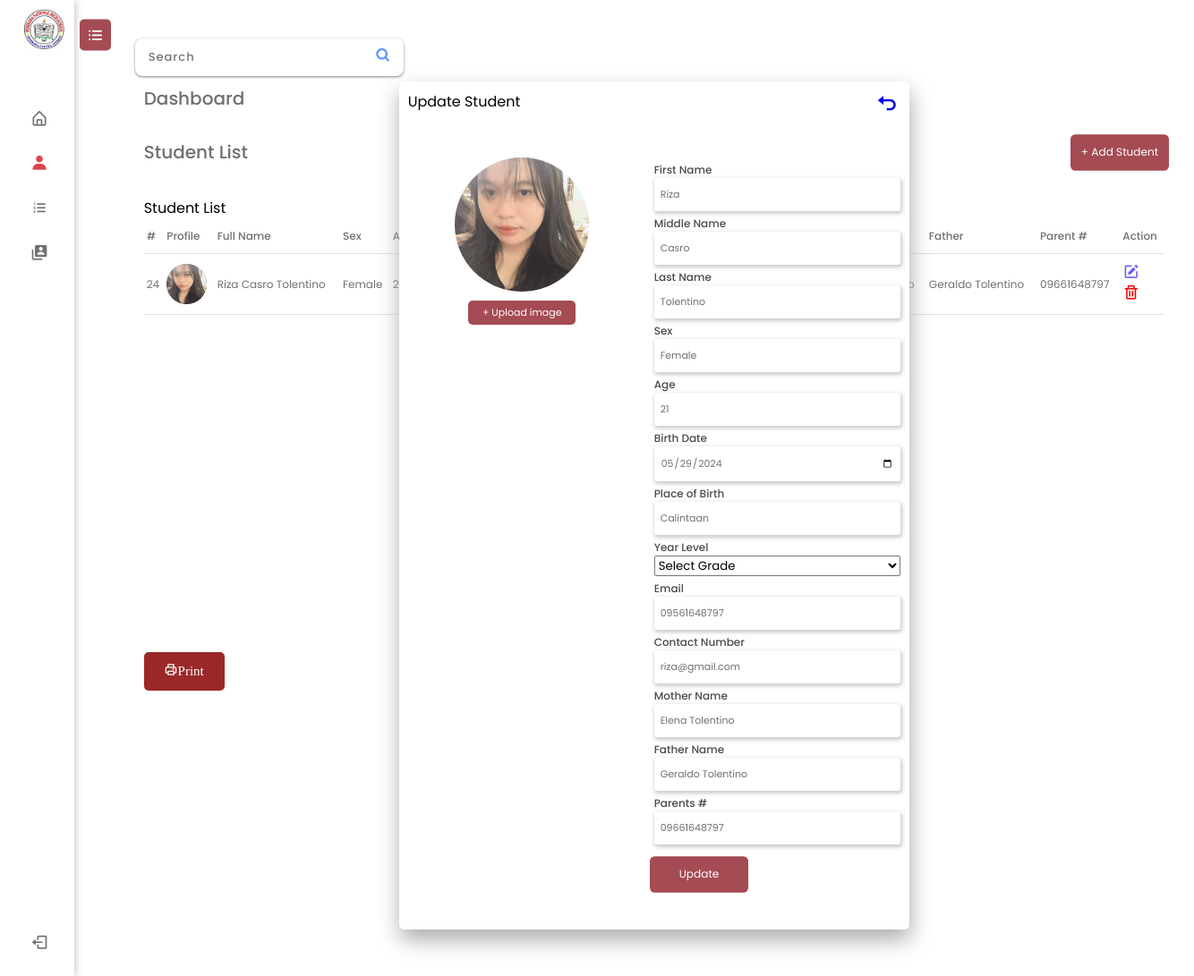
/studentedit.php?id=24, run on the app's committed database.
### tables this page shows
CREATE TABLE `students_tb` (
  `id` int(11) NOT NULL,
  `profilepic` varchar(200) NOT NULL,
  `fname` varchar(200) NOT NULL,
  `mname` varchar(200) NOT NULL,
  `lname` varchar(200) NOT NULL,
  `sex` varchar(200) NOT NULL,
  `age` varchar(200) NOT NULL,
  `BOD` varchar(100) NOT NULL,
  `POB` varchar(100) NOT NULL,
  `yearlevel` varchar(200) NOT NULL,
  `contact_num` varchar(200) NOT NULL,
  `email` varchar(200) NOT NULL,
  `mothername` varchar(200) NOT NULL,
  `fathername` varchar(200) NOT NULL,
  `mother_contact` varchar(200) NOT NULL,
  `father_contact` varchar(200) NOT NULL
);

### studentedit.php (the view, shortened to what this page needs)
<?php
include_once("connection.php");
$id = $_GET['id'];
$data = "SELECT * FROM students_tb WHERE id ='$id'";
$list = $conn->query($data);
$listrow = $list->fetch_assoc();
?>
<!DOCTYPE html>
<html lang="en">
<head>
    <link rel="stylesheet" href="style/style.css">
    <link href='https://unpkg.com/boxicons@2.1.4/css/boxicons.min.css' rel='stylesheet'>
    <link href='https://unpkg.com/boxicons@2.1.4/dist/boxicons.js' rel='stylesheet'>
</head>
<body>
     <nav class="sidebar close">
        <header>
            <div class="image-text">
                 <span class="image">
                 <img src="image/logo.jpg" alt="" width="45">
                </span>
             </div>
      <i class='bx bx-list-ul toggle'></i>
        </header>
        <div class="menu-bar">
            <div class="menu">
                <li class="nav-links">
                    <a href="dashboard.php">
                        <i class='bx bx-home-alt icon'></i>
                    </a>
                   </li>
                  <ul class="menu-links">
                       <li class="nav-links active">
                        <a href="studentdash.php">
                            <i class='bx bxs-user icon'></i>
                        </a>
                       </li>
                       <li class="nav-links">
                        <a href="yearlevel.php">
                            <i class='bx bx-list-ol icon'></i>
                        </a>
                       </li>
                       <li class="nav-links">
                        <a href="accountdash.php">
                            <i class='bx bxs-user-account icon'></i>
                        </a>
                       </li>
                  </ul>
            </div>
            <div class="button-content">
                <li class="mode">
                    <a href="logout.php">
                        <i class='bx bx-log-out icon'></i>
                    </a>
                </li>
            </div>
        </div>
     </nav>
     <div class="container containers">
        <header><div class="flex-header">
        <form action="" method ="POST" enctype = "multipart/form-data">
            <div class="search-bar" style="box-shadow: 0px 1px 3px 0px gray"><span><input type="text" name="search" placeholder="Search"></span>
            <button name = "search-btn" type="submit" style="background-color:transparent; border:none;"><i class='bx bx-search' type="submit"></i></button></div>
         </form>
    </div>
      </header>
      <div class="maincontent student">
        <header><span>Dashboard</span></header>
         <div class="student-content">
            <div class="add-student">
              <header><span class="add-student">Student List</span></header>
             <button class="btn-add" id="#toggleButton">+ Add Student</button>
            </div>
            <div class="list">
           <span>Student List</span>
           <div class="student-list" style="overflow-y: scroll; height:45vh;">
            <div class="table">
               <table>
               <thead class="thead" style="position:sticky; top:0px; background-color:#fff">
                    <tr>
                        <th>#</th>
                        <th>Profile</th>
                        <th>Full Name</th>
                        <th>Sex</th>
                        <th>Age</th>
                        <th>Birth Date</th>
                        <th>Place of Birth</th>
                        <th>Year Level</th>
                        <th>Email</th>
                        <th>Contact #</th>
                        <th>Mother</th>
                        <th>Father</th>
                        <th>Parent #</th>
                        <th>Action</th>
                    </tr>
                </thead>
                <tbody>
                     <tr>
                        <td><?php echo $listrow['id']?></td>
                        <td><div class="img"><img src="uploads/<?php echo $listrow['profilepic']?>" alt=""></div></td>
                        <td><?php echo $listrow['fname']?><span> </span> <?php echo $listrow['mname']?> <?php echo $listrow['lname']?></td>
                        <td><?php echo $listrow['sex']?></td>
                        <td><?php echo $listrow['age']?></td>
                        <td><?php echo $listrow['BOD']?></td>
                        <td><?php echo $listrow['POB']?></td>
                        <td><?php echo $listrow['yearlevel']?></td>
                        <td><?php echo $listrow['contact_num']?></td>
                        <td><?php echo $listrow['email']?></td>
                        <td><?php echo $listrow['mothername']?></td>
                        <td><?php echo $listrow['fathername']?></td>
                        <td><?php echo $listrow['father_contact']?></td>
                        <td><div class="actions">
                            <a href='' style="text-decoration:none;"><i class='bx bxs-edit' class="btn-add"></i></a>
                            <form action="" name="delete" method="POST"><button style="background-color:transparent; border:none;" name="delete" type="submit"><i class='bx bx-trash' style="color:red;"></i></button>
                            <input type="hidden" name="ID" value="<?php echo $listrow['id'];?>"></form>
                        </td>
                     </tr>
                   </tbody>
               </table>
            </div>
        </div>
         </div>
         <a href="dataprint.php"><button class="print-btn"><i class='bx bx-printer' style="font-size:15px">Print</i></button></a>
      </div>
     </div>
<div class="edit-student-popup" style="display:flex;">
    <div class="form">
        <header><span class="caption">Update Student</span><a href="studentdash.php"><i class='bx bx-undo exit-icon'></i></a></header>
        <form action="" method ="POST" enctype="multipart/form-data">
            <div class="input-group">
                <div class="profile-pic">
                    <div class="img">
                    <img src="uploads/<?php echo $listrow['profilepic']?>" alt="" class="profile-pic-img">
                        </div>
                        <label for="input-file" class="btn-upload">+ Upload image</label>
                </div>
            </div>
            <div class="input-group">
                <div class="input-field">
                    <span>First Name</span>
                    <input type="text" placeholder="Enter first name"  name="fname" value ="<?php echo $listrow['fname']?>">
                </div>
                <div class="input-field">
                    <span>Middle Name</span>
                    <input type="text" placeholder="Enter middle name" name="mname" value ="<?php echo $listrow['mname']?>">
                </div>
                <div class="input-field">
                    <span>Last Name</span>
                    <input type="text" placeholder="Enter last name"  name="lname" value ="<?php echo $listrow['lname']?>">
                </div>
                <div class="input-field">
                    <span>Sex</span>
                    <input type="text" placeholder="Enter sex"  name="sex" value ="<?php echo $listrow['sex']?>">
                </div>
                <div class="input-field">
                    <span>Age</span>
                    <input type="text" placeholder="Enter age"  name="age" value ="<?php echo $listrow['age']?>">
                </div>
                <div class="input-field">
                    <span>Birth Date</span>
                    <input type="date"  name="birty" value ="<?php echo $listrow['BOD']?>">
                </div>
                <div class="input-field">
                    <span>Place of Birth</span>
                    <input type="text" placeholder="Enter contact number"  name="placebirth" value ="<?php echo $listrow['POB']?>">
                </div>
                <div class="input-field">
                    <span>Year Level</span>
                    <select name="yearleve" id="" value ="<?php echo $listrow['yearlevel']?>">
                        <option>Select Grade</option>
                     </select>
                </div>
                <div class="input-field">
                    <span>Email</span>
                    <input type="text" placeholder="Enter email"  name="email"  value ="<?php echo $listrow['contact_num']?>">
                </div>
                <div class="input-field">
                    <span>Contact Number</span>
                    <input type="text" placeholder="Enter email"  name="contactnum"  value ="<?php echo $listrow['email']?>">
                </div>
                <div class="input-field">
                    <span>Mother Name</span>
                    <input type="text" placeholder="Enter email"  name="mothername" value ="<?php echo $listrow['mothername']?>">
                </div>
                <div class="input-field">
                    <span>Father Name</span>
                    <input type="text" placeholder="Enter email"  name="fathername" value ="<?php echo $listrow['fathername']?>">
                </div>
                <div class="input-field">
                    <span>Parents #</span>
                    <input type="text" placeholder="Enter paren number"  name="mothercontact" value ="<?php echo $listrow['father_contact']?>">
                </div>
                 <button class="btn-add" name="SUBMIT" type="submit" style="margin-top:10px">Update</button>
            </div>
        </form>
    </div>
</div>
</body>
</html>

### data on the page
students_tb: id "24", profilepic (picture), fname "Riza", mname "Casro", lname "Tolentino", sex "Female", age "21", fathername "Geraldo Tolentino", father_contact "09661648797", birty "05/29/2024", placebirth "Calintaan", yearleve "Select Grade", email "09561648797", contactnum "riza@gmail.com", mothername "Elena Tolentino", mothercontact "09661648797"
